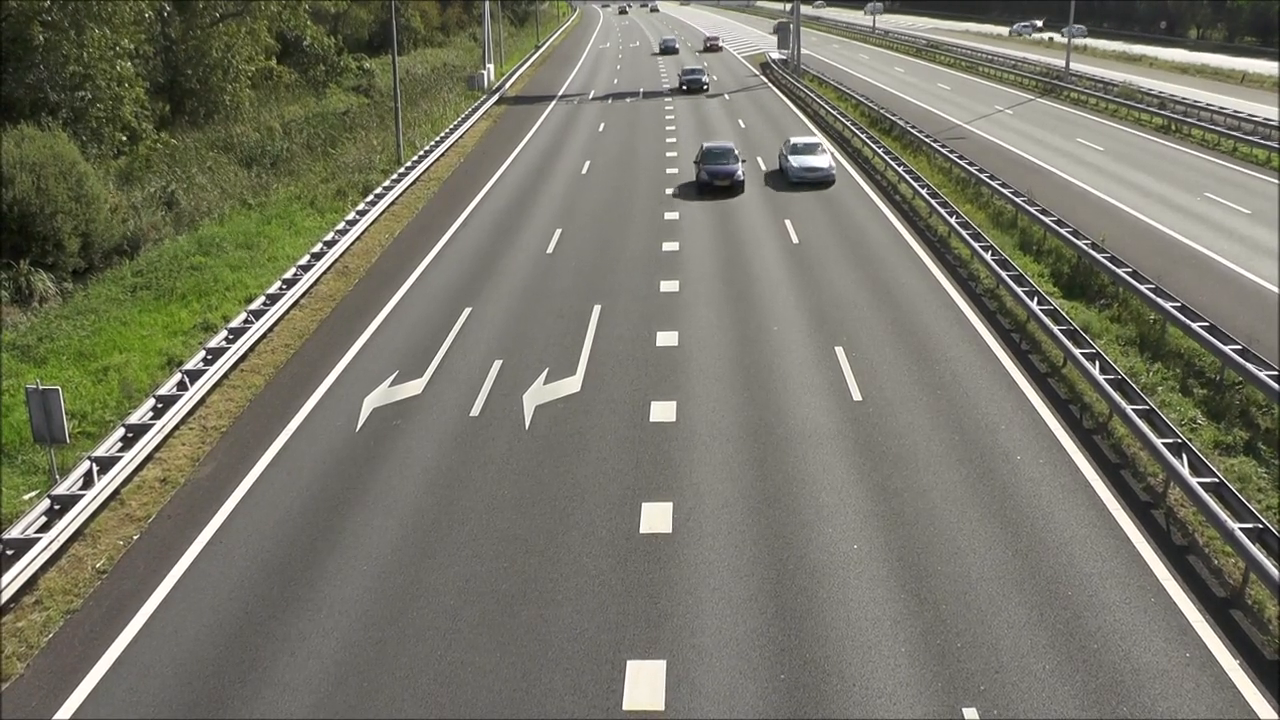
#> input picture frame 33 of Part_3/Ex1/traffic.mp4, 1280 x 720 px
$ python main_v3.py
#> lines starting #> are read from the running program, lines starting #| are printed output that depends on the picture
#!/usr/bin/env python3
# shebang line for linux / mac

from copy import deepcopy
import glob
import cv2  # import the opencv library
import numpy as np
import argparse

def bbox_car_per_lane(car_lane, bbox):
    bbox['x2'] = bbox['x'] + bbox['w']
    bbox['y2'] = bbox['y'] + bbox['h']
    bbox['car_lane'] = car_lane

    #average to calculate pixel of the matrix
    bbox['previous_average'] = None
    bbox['change_event'] = False

    bbox['previous_change_event_4'] = False
    bbox['previous_change_event_3'] = False
    bbox['previous_change_event_2'] = False
    bbox['previous_change_event_1'] = False

    bbox['previous_change_event'] = False

    bbox['number_of_cars'] = 0
    return bbox

def draw_rect_per_lane(bbox,frame_gui):
    # Draw the box on the image
    cv2.rectangle(frame_gui, (bbox['x'], bbox['y']), (bbox['x2'], bbox['y2']),
                    (255, 0, 0), 2)
    return frame_gui

def chage_event_per_lane(frame_gui, frame_gray, bbox):
    box_values = frame_gray[bbox['y']:bbox['y2'],  bbox['x']:bbox['x2']]
    # print('box_values = ' + str(box_values))

    average = round(np.mean(box_values), 1)  # type: ignore
    # print('average = ' + str(average))
    cv2.putText(
        frame_gui, 'mean ' + str(average),
        (bbox['x'],
        bbox['y'] - 10),
        cv2.FONT_HERSHEY_SIMPLEX, 1, (255, 0, 0), 2, cv2.LINE_AA)

    # Compute the difference between the previous and the current
    if bbox['previous_average'] is None:
        difference = 0  # TODO João has questions
    else:
        difference = round(abs(average - bbox['previous_average']), 1)

    bbox['previous_average'] = average  # update previous average
    cv2.putText(
        frame_gui, 'dif ' + str(difference),
        (bbox['x'],
        bbox['y'] - 35),
        cv2.FONT_HERSHEY_SIMPLEX, 1, (255, 0, 0), 2, cv2.LINE_AA)

    # Change detection event
    change_detection_threshold = 10
    if difference > change_detection_threshold:
        bbox['change_event'] = True
    else:
        bbox['change_event'] = False

    # Selecting color for putting the change event text as a function of the value
    if bbox['change_event'] == True:
        color = (0, 0, 255)
    else:
        color = (255, 0, 0)

    cv2.putText(
        frame_gui, 'event ' + str(bbox['change_event']),
        (bbox['x'],
        bbox['y'] - 70),
        cv2.FONT_HERSHEY_SIMPLEX, 1, color, 2, cv2.LINE_AA)

    cv2.putText(
        frame_gui, '#cars ' + str(bbox['number_of_cars']),
        (bbox['x'],
        bbox['y'] - 95),
        cv2.FONT_HERSHEY_SIMPLEX, 1, color, 2, cv2.LINE_AA)

    return frame_gui, frame_gray, bbox

def count_car_per_lane(bbox):
    # [11 lines of commented-out code are left out]

    if bbox['previous_change_event_4'] == False and bbox['previous_change_event_3'] == False and bbox['previous_change_event_2'] == False and bbox['previous_change_event_1'] == False and bbox['previous_change_event'] == False and bbox['change_event'] == True:  # a rising edge
        bbox['number_of_cars'] += 1

    bbox['previous_change_event_4'] = bbox['previous_change_event_3']
    bbox['previous_change_event_3'] = bbox['previous_change_event_2']
    bbox['previous_change_event_2'] = bbox['previous_change_event_1']
    bbox['previous_change_event_1'] = bbox['previous_change_event']

    bbox['previous_change_event'] = bbox['change_event']

    return bbox

def main():

    # ------------------------------------
    # Setu pargparse
    # ------------------------------------
    parser = argparse.ArgumentParser(
        prog='Traffic car couter',
        description='Counts cars',
        epilog='This is finished')

    parser.add_argument('-if', '--input_filename', type=str, default='/home/hogu/Desktop/SAVI-Hugo-Sachim_108510-25-26/Part_3/Ex1/traffic.mp4')

    args = vars(parser.parse_args())
    print(args)

    # ------------------------------------
    # Open the video file
    # -------------------------------------
    capture = cv2.VideoCapture(args['input_filename'])

    # Check if the sequence was opened successfully
    if not capture.isOpened():
        print("Error: Could not open image sequence.")
    else:
        print("Image sequence opened successfully!")

    # Define bbox coordinates
    bbox_lane_1_coord = {'x': 190, 'y': 470, 'w': 100, 'h': 200}
    bbox_lane_2_coord = {'x': 420, 'y': 470, 'w': 100, 'h': 200}
    bbox_lane_3_coord = {'x': 740, 'y': 470, 'w': 100, 'h': 200}
    bbox_lane_4_coord = {'x': 990, 'y': 470, 'w': 100, 'h': 200}

    bbox_lane_1 = bbox_car_per_lane(1, bbox_lane_1_coord)
    bbox_lane_2 = bbox_car_per_lane(2, bbox_lane_2_coord)
    bbox_lane_3 = bbox_car_per_lane(3, bbox_lane_3_coord)
    bbox_lane_4 = bbox_car_per_lane(4, bbox_lane_4_coord)

    # print(bbox_lane_1)
    # print(bbox_lane_2 )
    # print(bbox_lane_3)
    # print(bbox_lane_4)

    # ------------------------------------
    # Read and display all frames
    # ------------------------------------
    previous_average = None
    previous_change_event = False
    previous_change_event_1 = False
    previous_change_event_2 = False
    previous_change_event_3 = False
    previous_change_event_4 = False

    total_number_of_cars = 0
    frame_count = 0
    while True:

        ret, frame = capture.read()
#> frame is the input picture: shape (720, 1280, 3); mean B, G, R 103.9, 117.9, 118.6
        if ret == False:
            break

        # create image for drawing
        frame_gui = deepcopy(frame)

        # Draw the frame count
        cv2.putText(
            frame_gui, '#frame ' + str(frame_count),
            (10, 30), cv2.FONT_HERSHEY_SIMPLEX, 1, (0, 255, 0), 2, cv2.LINE_AA)

        # Draw the box on the image
        draw_rect_per_lane(bbox_lane_1,frame_gui)
        draw_rect_per_lane(bbox_lane_2,frame_gui)
        draw_rect_per_lane(bbox_lane_3,frame_gui)
        draw_rect_per_lane(bbox_lane_4,frame_gui)

        # cv2.imshow('Image GUI', frame_gui)
        # cv2.waitKey(0)
        # exit(0)

        # Compute grayscale image for analysing
        frame_gray = cv2.cvtColor(frame, cv2.COLOR_BGR2GRAY)
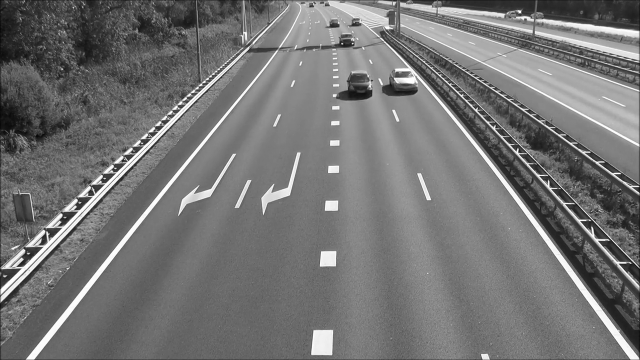
#> frame_gray: shape (720, 1280) (shown at 1/2 size); min 0, max 255, mean 116.6

        # ------------------------------------------------------------------------------
        chage_event_per_lane(frame_gui, frame_gray, bbox_lane_1)
#> in chage_event_per_lane, `box_values = frame_gray[bbox['y']:bbox['y2'],  bbox['x']:bbox['x2']]`:
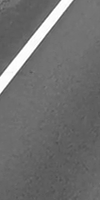
#> box_values: shape (200, 100); min 72, max 255, mean 111.5
#> in chage_event_per_lane, `average = round(np.mean(box_values), 1)`: average = 111.5
        chage_event_per_lane(frame_gui, frame_gray, bbox_lane_2)
#> in chage_event_per_lane (call 2), `box_values = frame_gray[bbox['y']:bbox['y2'],  bbox['x']:bbox['x2']]`:
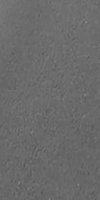
#> box_values: shape (200, 100); min 82, max 135, mean 106.4
#> in chage_event_per_lane (call 2), `average = round(np.mean(box_values), 1)`: average = 106.4
        chage_event_per_lane(frame_gui, frame_gray, bbox_lane_3)
#> in chage_event_per_lane (call 3), `box_values = frame_gray[bbox['y']:bbox['y2'],  bbox['x']:bbox['x2']]`:
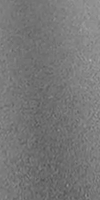
#> box_values: shape (200, 100); min 81, max 177, mean 119.2
#> in chage_event_per_lane (call 3), `average = round(np.mean(box_values), 1)`: average = 119.2
#> in chage_event_per_lane (call 3), `cv2.putText( frame_gui, '#cars ' + str(bbox['number_of_cars']), (bbox[..`:
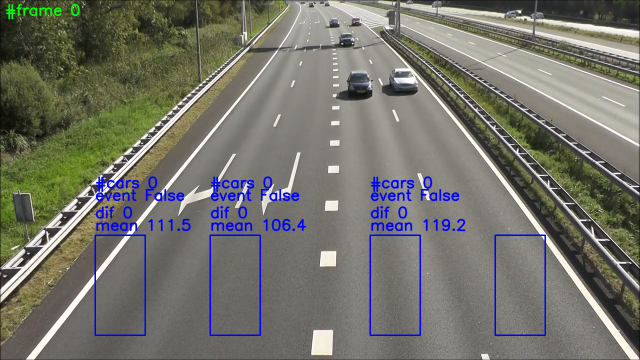
#> frame_gui: shape (720, 1280, 3) (shown at 1/2 size); mean B, G, R 106.9, 115.5, 115.7
        chage_event_per_lane(frame_gui, frame_gray, bbox_lane_4)
#> in chage_event_per_lane (call 4), `box_values = frame_gray[bbox['y']:bbox['y2'],  bbox['x']:bbox['x2']]`:
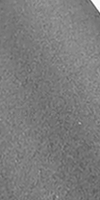
#> box_values: shape (200, 100); min 88, max 255, mean 124.2
#> in chage_event_per_lane (call 4), `average = round(np.mean(box_values), 1)`: average = 124.2

        # ---------------------------
        # Count a car
        # ---------------------------
        # Option 1: Count the rising edges
        #if previous_change_event == False and change_event == True:  # a rising edge
        #    number_of_cars += 1

        # Option 2
        # if previous_change_event_4 == False and previous_change_event_3 == False and previous_change_event_2 == False and previous_change_event_1 == False and previous_change_event == False and change_event == True:  # a rising edge
        #     number_of_cars += 1

        # previous_change_event_4 = previous_change_event_3
        # previous_change_event_3 = previous_change_event_2
        # previous_change_event_2 = previous_change_event_1
        # previous_change_event_1 = previous_change_event

        # previous_change_event = change_event

        count_car_per_lane(bbox_lane_1)
        count_car_per_lane(bbox_lane_2)
        count_car_per_lane(bbox_lane_3)
        count_car_per_lane(bbox_lane_4)

        total_number_of_cars = bbox_lane_1['number_of_cars'] + bbox_lane_2['number_of_cars'] + bbox_lane_3['number_of_cars'] + bbox_lane_4['number_of_cars']
#> total_number_of_cars = 0

        # Draw the number of cars
        cv2.putText(
            frame_gui, '#cars ' + str(total_number_of_cars),
            (10, 70), cv2.FONT_HERSHEY_SIMPLEX, 1, (0, 255, 0), 2, cv2.LINE_AA)
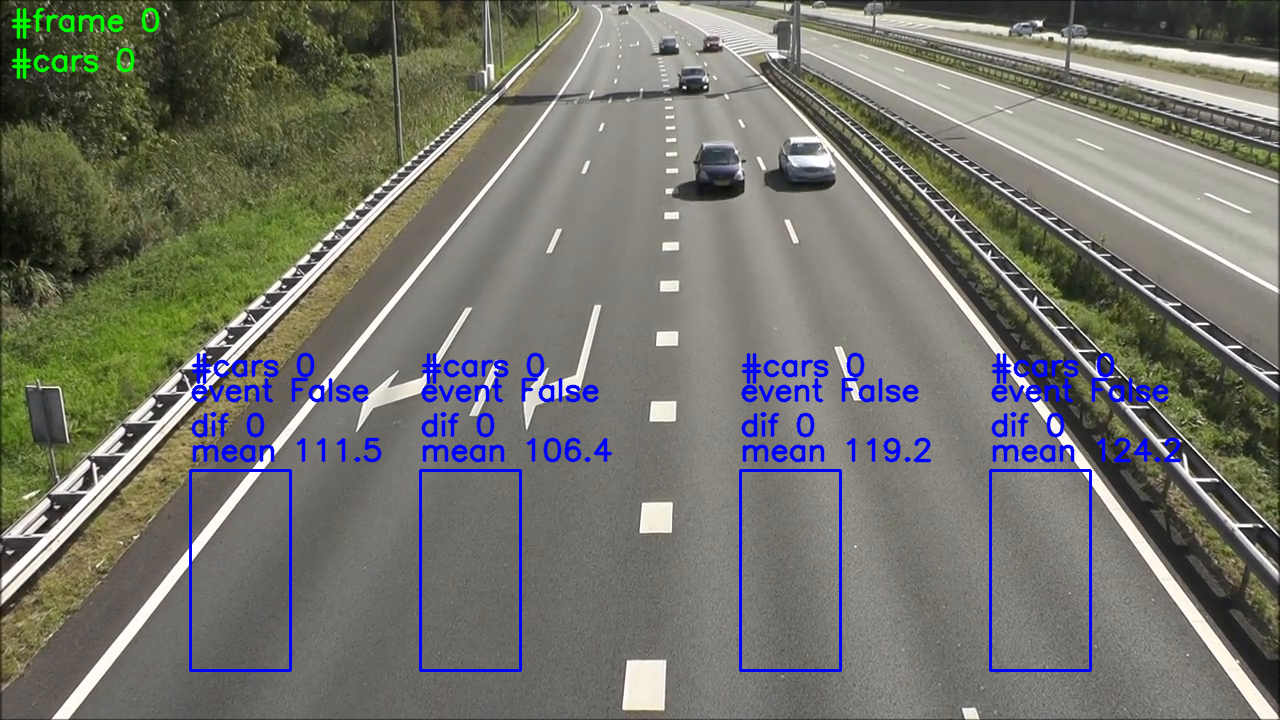
#> frame_gui: shape (720, 1280, 3); mean B, G, R 107.5, 115.1, 115.1

        # Draw image
        cv2.imshow('Image GUI', frame_gui)
        # cv2.imshow('Image gray', frame_gray)

        # Break if q is pressed
        key = cv2.waitKey(0)
#> (key Esc is pressed here)
        # print('key = ' + str(key))
        if key == 113:
            print('You pressed q. Quitting.')
            break

        frame_count += 1  # update the frame count

    cv2.destroyAllWindows()  # Close the window


if __name__ == '__main__':
    main()

$ run again, starting later in the video
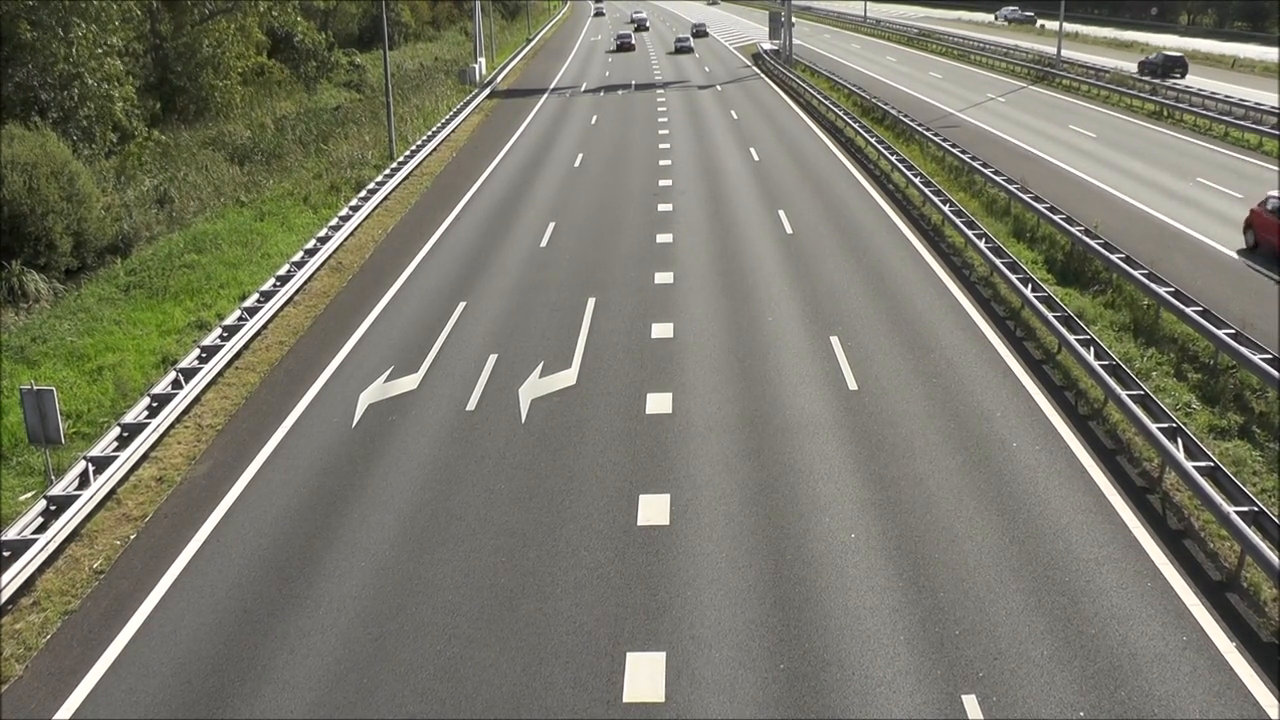
#> input picture frame 150 of Part_3/Ex1/traffic.mp4, 1280 x 720 px
#> in main, frame is the input picture: shape (720, 1280, 3); mean B, G, R 106.3, 120.4, 121.2
#> in chage_event_per_lane, `box_values = frame_gray[bbox['y']:bbox['y2'],  bbox['x']:bbox['x2']]`:
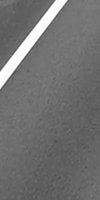
#> box_values: shape (200, 100); min 75, max 255, mean 112.9
#> average = 112.9
#> average = 108.2
#> in chage_event_per_lane (call 2), `cv2.putText( frame_gui, 'mean ' + str(average), (bbox['x'], bbox['y'] ..`:
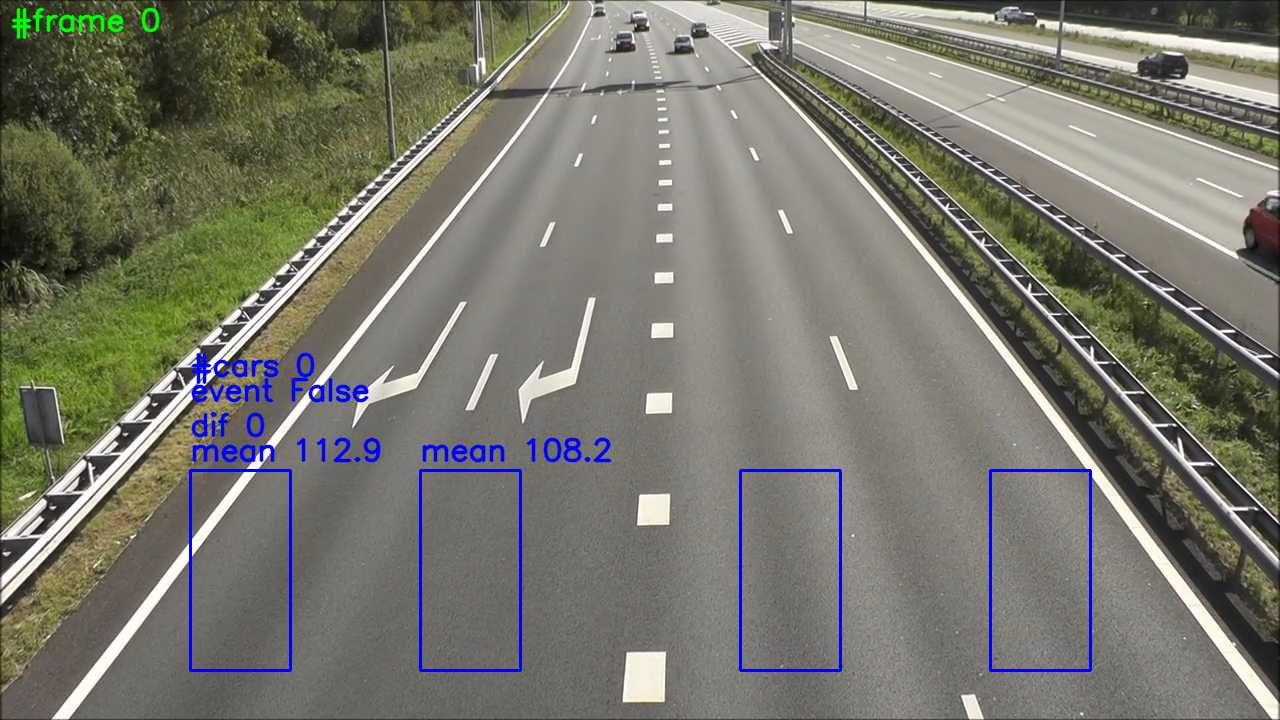
#> frame_gui: shape (720, 1280, 3); mean B, G, R 108.3, 119, 119.4
#> total_number_of_cars = 0

$ run again, starting later in the video
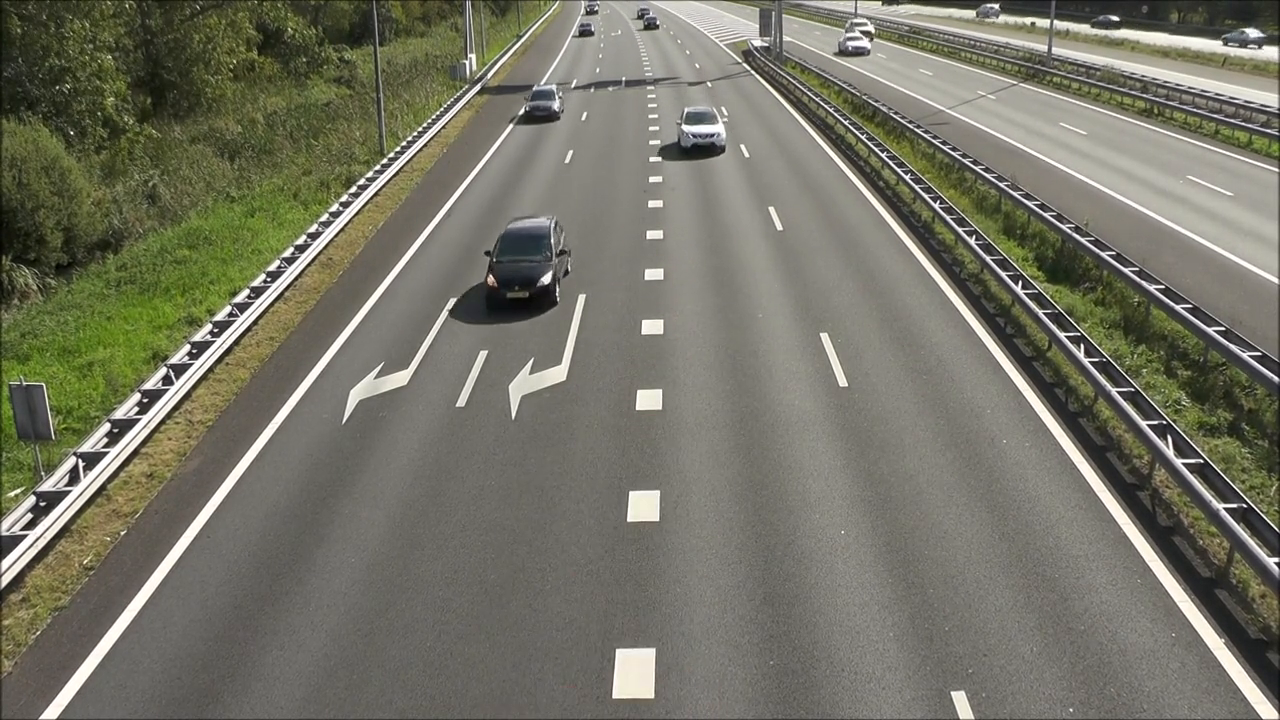
#> input picture frame 268 of Part_3/Ex1/traffic.mp4, 1280 x 720 px
#> in main, frame is the input picture: shape (720, 1280, 3); mean B, G, R 101.8, 115.9, 116.6
#> in chage_event_per_lane, `box_values = frame_gray[bbox['y']:bbox['y2'],  bbox['x']:bbox['x2']]`:
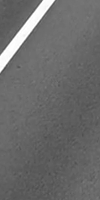
#> box_values: shape (200, 100); min 75, max 255, mean 107.1
#> average = 107.1
#> average = 103.3
#> in chage_event_per_lane (call 2), `cv2.putText( frame_gui, 'mean ' + str(average), (bbox['x'], bbox['y'] ..`:
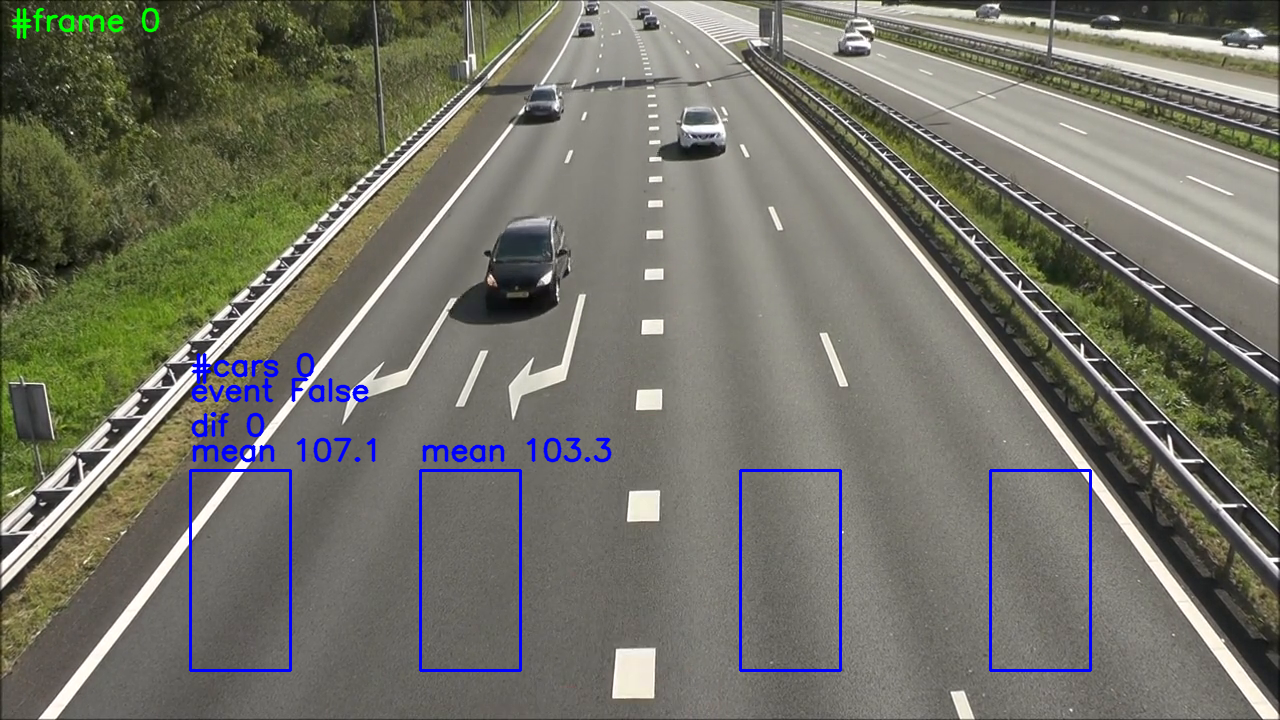
#> frame_gui: shape (720, 1280, 3); mean B, G, R 103.8, 114.6, 114.8
#> total_number_of_cars = 0
